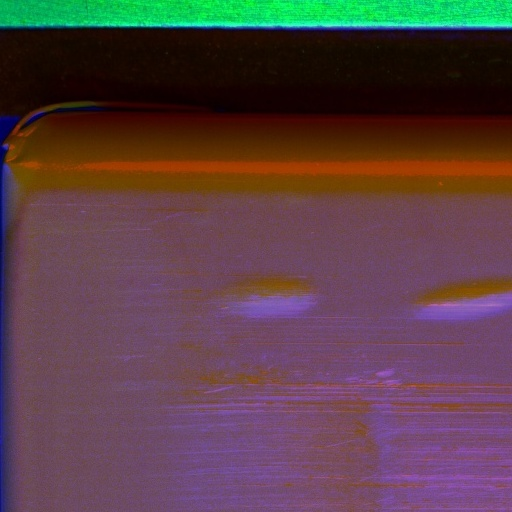
#> input picture tools/imgs/11.jpg, 512 x 512 px
$ python image_rotation_advanced.py -i imgs/11.jpg
#> lines starting #> are read from the running program, lines starting #| are printed output that depends on the picture
#> in main, image is the input picture: shape (512, 512, 3); mean B, G, R 69.8, 65, 89.4
#!/usr/bin/python
# -*- encoding: utf-8 -*-

import cv2
import numpy as np
import argparse
import os

def rotate_image(image, angle, scale=1.0, interpolation=cv2.INTER_LINEAR, border_mode=cv2.BORDER_CONSTANT, border_value=(0, 0, 0)):
    """
    旋转图像任意角度

    参数:
        image: 输入图像
        angle: 旋转角度（度）
        scale: 缩放因子
        interpolation: 插值方法
        border_mode: 边界填充模式
        border_value: 边界填充值

    返回:
        rotated_image: 旋转后的图像
    """
#> called with angle = 45, scale = 1, interpolation = 1, border_mode = 0, border_value = (0, 0, 0)
    # 获取图像尺寸
    height, width = image.shape[:2]
#> height = 512; width = 512

    # 计算旋转中心点
    center = (width // 2, height // 2)
#> center = (256, 256)

    # 计算旋转矩阵
    rotation_matrix = cv2.getRotationMatrix2D(center, angle, scale)

    # 计算新图像的边界
    cos = np.abs(rotation_matrix[0, 0])
#> cos = 0.707
    sin = np.abs(rotation_matrix[0, 1])
#> sin = 0.707
    new_width = int((height * sin) + (width * cos))
#> new_width = 724
    new_height = int((height * cos) + (width * sin))
#> new_height = 724

    # 调整旋转矩阵
    rotation_matrix[0, 2] += (new_width / 2) - center[0]
    rotation_matrix[1, 2] += (new_height / 2) - center[1]

    # 执行旋转
    rotated_image = cv2.warpAffine(
        image,
        rotation_matrix,
        (new_width, new_height),
        flags=interpolation,
        borderMode=border_mode,
        borderValue=border_value
    )
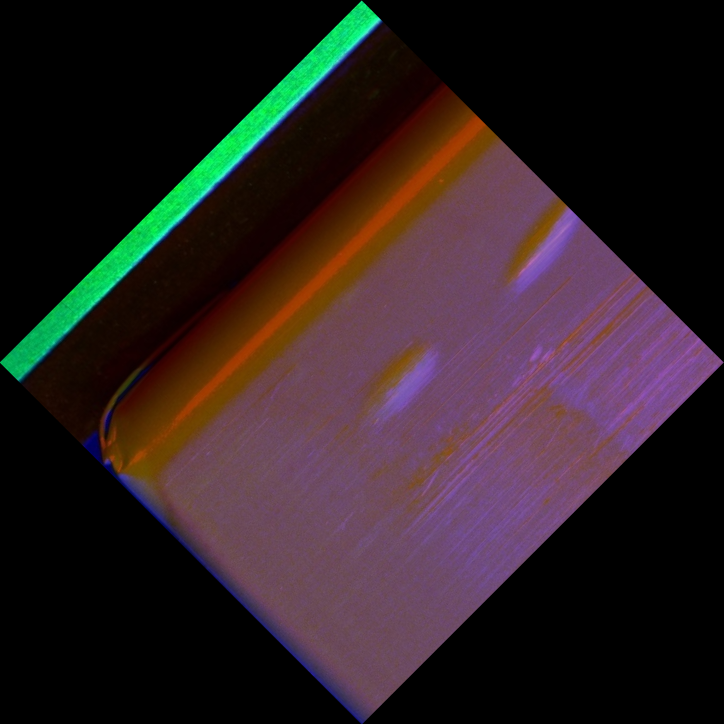
#> rotated_image: shape (724, 724, 3); mean B, G, R 34.9, 32.5, 44.7

    return rotated_image

def parse_args():
    parser = argparse.ArgumentParser(description='图像旋转工具')
    parser.add_argument('--input', '-i', type=str, required=True, help='输入图像路径')
    parser.add_argument('--output', '-o', type=str, help='输出图像路径')
    parser.add_argument('--angle', '-a', type=float, default=45.0, help='旋转角度（度）')
    parser.add_argument('--scale', '-s', type=float, default=1.0, help='缩放因子')
    parser.add_argument('--interpolation', type=int, default=cv2.INTER_LINEAR,
                        help='插值方法: 0=INTER_NEAREST, 1=INTER_LINEAR, 2=INTER_CUBIC')
    parser.add_argument('--border', type=int, default=cv2.BORDER_CONSTANT,
                        help='边界模式: 0=BORDER_CONSTANT, 1=BORDER_REPLICATE, 4=BORDER_REFLECT')
    parser.add_argument('--border-value', type=int, nargs=3, default=[0, 0, 0],
                        help='边界填充值 (B,G,R)')
    parser.add_argument('--display', '-d', action='store_true', help='显示图像')

    return parser.parse_args()

def main():
    args = parse_args()

    # 读取图像
    image = cv2.imread(args.input)

    if image is None:
        print(f"无法读取图像: {args.input}")
        return

    # 旋转图像
    rotated = rotate_image(
        image,
        args.angle,
        args.scale,
        args.interpolation,
        args.border,
        tuple(args.border_value)
    )

    # 保存图像
    if args.output:
        output_dir = os.path.dirname(args.output)
        if output_dir and not os.path.exists(output_dir):
            os.makedirs(output_dir)
        cv2.imwrite(args.output, rotated)
        print(f"旋转后的图像已保存到: {args.output}")

    # 显示图像
    if args.display:
        cv2.imshow('Original Image', image)
        cv2.imshow('Rotated Image', rotated)
        print("按任意键关闭窗口...")
        cv2.waitKey(0)
        cv2.destroyAllWindows()

if __name__ == "__main__":
    main()
